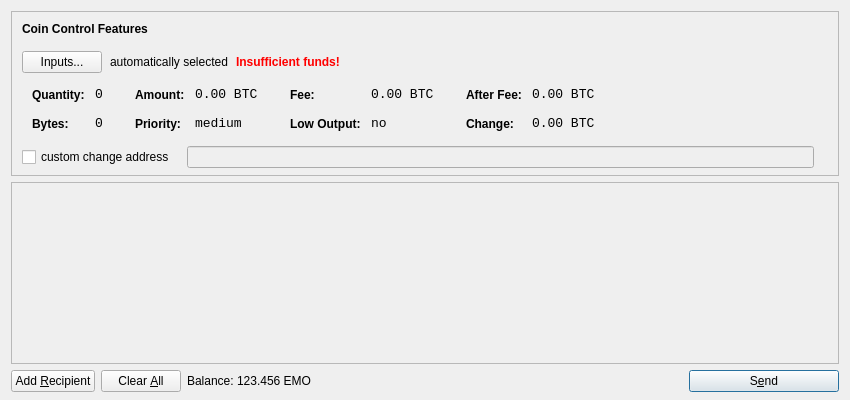
<?xml version="1.0" encoding="UTF-8"?>
<ui version="4.0">
 <class>SendCoinsDialog</class>
 <widget class="QDialog" name="SendCoinsDialog">
  <property name="geometry">
   <rect>
    <x>0</x>
    <y>0</y>
    <width>850</width>
    <height>400</height>
   </rect>
  </property>
  <property name="windowTitle">
   <string>Send Coins</string>
  </property>
  <layout class="QVBoxLayout" name="verticalLayout" stretch="0,1,0">
   <property name="bottomMargin">
    <number>8</number>
   </property>
   <item>
    <widget class="QFrame" name="frameCoinControl">
     <property name="sizePolicy">
      <sizepolicy hsizetype="Expanding" vsizetype="Expanding">
       <horstretch>0</horstretch>
       <verstretch>0</verstretch>
      </sizepolicy>
     </property>
     <property name="maximumSize">
      <size>
       <width>16777215</width>
       <height>16777215</height>
      </size>
     </property>
     <property name="frameShape">
      <enum>QFrame::StyledPanel</enum>
     </property>
     <property name="frameShadow">
      <enum>QFrame::Sunken</enum>
     </property>
     <layout class="QVBoxLayout" name="verticalLayoutCoinControl2">
      <property name="spacing">
       <number>-1</number>
      </property>
      <property name="leftMargin">
       <number>0</number>
      </property>
      <property name="topMargin">
       <number>0</number>
      </property>
      <property name="rightMargin">
       <number>0</number>
      </property>
      <property name="bottomMargin">
       <number>6</number>
      </property>
      <item>
       <layout class="QVBoxLayout" name="verticalLayoutCoinControl" stretch="0,0,0,0,1">
        <property name="spacing">
         <number>0</number>
        </property>
        <property name="leftMargin">
         <number>10</number>
        </property>
        <property name="topMargin">
         <number>10</number>
        </property>
        <item>
         <layout class="QHBoxLayout" name="horizontalLayoutCoinControl1">
          <property name="bottomMargin">
           <number>15</number>
          </property>
          <item>
           <widget class="QLabel" name="labelCoinControlFeatures">
            <property name="sizePolicy">
             <sizepolicy hsizetype="Preferred" vsizetype="Maximum">
              <horstretch>0</horstretch>
              <verstretch>0</verstretch>
             </sizepolicy>
            </property>
            <property name="font">
             <font>
              <weight>75</weight>
              <bold>true</bold>
             </font>
            </property>
            <property name="styleSheet">
             <string notr="true">font-weight:bold;</string>
            </property>
            <property name="text">
             <string>Coin Control Features</string>
            </property>
           </widget>
          </item>
         </layout>
        </item>
        <item>
         <layout class="QHBoxLayout" name="horizontalLayoutCoinControl2" stretch="0,0,0,0">
          <property name="spacing">
           <number>8</number>
          </property>
          <property name="bottomMargin">
           <number>10</number>
          </property>
          <item>
           <widget class="QPushButton" name="pushButtonCoinControl">
            <property name="styleSheet">
             <string notr="true"/>
            </property>
            <property name="text">
             <string>Inputs...</string>
            </property>
           </widget>
          </item>
          <item>
           <widget class="QLabel" name="labelCoinControlAutomaticallySelected">
            <property name="text">
             <string>automatically selected</string>
            </property>
            <property name="margin">
             <number>5</number>
            </property>
           </widget>
          </item>
          <item>
           <widget class="QLabel" name="labelCoinControlInsuffFunds">
            <property name="font">
             <font>
              <weight>75</weight>
              <bold>true</bold>
             </font>
            </property>
            <property name="styleSheet">
             <string notr="true">color:red;font-weight:bold;</string>
            </property>
            <property name="text">
             <string>Insufficient funds!</string>
            </property>
            <property name="margin">
             <number>5</number>
            </property>
           </widget>
          </item>
          <item>
           <spacer name="horizontalSpacerCoinControl">
            <property name="orientation">
             <enum>Qt::Horizontal</enum>
            </property>
            <property name="sizeHint" stdset="0">
             <size>
              <width>40</width>
              <height>1</height>
             </size>
            </property>
           </spacer>
          </item>
         </layout>
        </item>
        <item>
         <widget class="QWidget" name="widgetCoinControl" native="true">
          <property name="sizePolicy">
           <sizepolicy hsizetype="Preferred" vsizetype="Preferred">
            <horstretch>0</horstretch>
            <verstretch>0</verstretch>
           </sizepolicy>
          </property>
          <property name="minimumSize">
           <size>
            <width>0</width>
            <height>0</height>
           </size>
          </property>
          <property name="styleSheet">
           <string notr="true"/>
          </property>
          <layout class="QHBoxLayout" name="horizontalLayoutCoinControl5">
           <property name="margin">
            <number>0</number>
           </property>
           <item>
            <layout class="QHBoxLayout" name="horizontalLayoutCoinControl3" stretch="0,0,0,1">
             <property name="spacing">
              <number>20</number>
             </property>
             <property name="topMargin">
              <number>0</number>
             </property>
             <property name="bottomMargin">
              <number>10</number>
             </property>
             <item>
              <layout class="QFormLayout" name="formLayoutCoinControl1">
               <property name="horizontalSpacing">
                <number>10</number>
               </property>
               <property name="verticalSpacing">
                <number>14</number>
               </property>
               <property name="leftMargin">
                <number>10</number>
               </property>
               <property name="topMargin">
                <number>4</number>
               </property>
               <property name="rightMargin">
                <number>6</number>
               </property>
               <item row="0" column="0">
                <widget class="QLabel" name="labelCoinControlQuantityText">
                 <property name="styleSheet">
                  <string notr="true">font-weight:bold;</string>
                 </property>
                 <property name="text">
                  <string>Quantity:</string>
                 </property>
                 <property name="margin">
                  <number>0</number>
                 </property>
                </widget>
               </item>
               <item row="0" column="1">
                <widget class="QLabel" name="labelCoinControlQuantity">
                 <property name="font">
                  <font>
                   <family>Monospace</family>
                   <pointsize>10</pointsize>
                  </font>
                 </property>
                 <property name="cursor">
                  <cursorShape>IBeamCursor</cursorShape>
                 </property>
                 <property name="contextMenuPolicy">
                  <enum>Qt::ActionsContextMenu</enum>
                 </property>
                 <property name="text">
                  <string notr="true">0</string>
                 </property>
                 <property name="margin">
                  <number>0</number>
                 </property>
                 <property name="textInteractionFlags">
                  <set>Qt::LinksAccessibleByMouse|Qt::TextSelectableByKeyboard|Qt::TextSelectableByMouse</set>
                 </property>
                </widget>
               </item>
               <item row="1" column="0">
                <widget class="QLabel" name="labelCoinControlBytesText">
                 <property name="styleSheet">
                  <string notr="true">font-weight:bold;</string>
                 </property>
                 <property name="text">
                  <string>Bytes:</string>
                 </property>
                </widget>
               </item>
               <item row="1" column="1">
                <widget class="QLabel" name="labelCoinControlBytes">
                 <property name="font">
                  <font>
                   <family>Monospace</family>
                   <pointsize>10</pointsize>
                  </font>
                 </property>
                 <property name="cursor">
                  <cursorShape>IBeamCursor</cursorShape>
                 </property>
                 <property name="contextMenuPolicy">
                  <enum>Qt::ActionsContextMenu</enum>
                 </property>
                 <property name="text">
                  <string notr="true">0</string>
                 </property>
                 <property name="textInteractionFlags">
                  <set>Qt::LinksAccessibleByMouse|Qt::TextSelectableByKeyboard|Qt::TextSelectableByMouse</set>
                 </property>
                </widget>
               </item>
              </layout>
             </item>
             <item>
              <layout class="QFormLayout" name="formLayoutCoinControl2">
               <property name="horizontalSpacing">
                <number>10</number>
               </property>
               <property name="verticalSpacing">
                <number>14</number>
               </property>
               <property name="leftMargin">
                <number>6</number>
               </property>
               <property name="topMargin">
                <number>4</number>
               </property>
               <property name="rightMargin">
                <number>6</number>
               </property>
               <item row="0" column="0">
                <widget class="QLabel" name="labelCoinControlAmountText">
                 <property name="styleSheet">
                  <string notr="true">font-weight:bold;</string>
                 </property>
                 <property name="text">
                  <string>Amount:</string>
                 </property>
                 <property name="margin">
                  <number>0</number>
                 </property>
                </widget>
               </item>
               <item row="0" column="1">
                <widget class="QLabel" name="labelCoinControlAmount">
                 <property name="font">
                  <font>
                   <family>Monospace</family>
                   <pointsize>10</pointsize>
                  </font>
                 </property>
                 <property name="cursor">
                  <cursorShape>IBeamCursor</cursorShape>
                 </property>
                 <property name="contextMenuPolicy">
                  <enum>Qt::ActionsContextMenu</enum>
                 </property>
                 <property name="text">
                  <string notr="true">0.00 BTC</string>
                 </property>
                 <property name="textInteractionFlags">
                  <set>Qt::LinksAccessibleByMouse|Qt::TextSelectableByKeyboard|Qt::TextSelectableByMouse</set>
                 </property>
                </widget>
               </item>
               <item row="1" column="0">
                <widget class="QLabel" name="labelCoinControlPriorityText">
                 <property name="styleSheet">
                  <string notr="true">font-weight:bold;</string>
                 </property>
                 <property name="text">
                  <string>Priority:</string>
                 </property>
                </widget>
               </item>
               <item row="1" column="1">
                <widget class="QLabel" name="labelCoinControlPriority">
                 <property name="font">
                  <font>
                   <family>Monospace</family>
                   <pointsize>10</pointsize>
                  </font>
                 </property>
                 <property name="cursor">
                  <cursorShape>IBeamCursor</cursorShape>
                 </property>
                 <property name="contextMenuPolicy">
                  <enum>Qt::ActionsContextMenu</enum>
                 </property>
                 <property name="text">
                  <string>medium</string>
                 </property>
                 <property name="textInteractionFlags">
                  <set>Qt::LinksAccessibleByMouse|Qt::TextSelectableByKeyboard|Qt::TextSelectableByMouse</set>
                 </property>
                </widget>
               </item>
              </layout>
             </item>
             <item>
              <layout class="QFormLayout" name="formLayoutCoinControl3">
               <property name="horizontalSpacing">
                <number>10</number>
               </property>
               <property name="verticalSpacing">
                <number>14</number>
               </property>
               <property name="leftMargin">
                <number>6</number>
               </property>
               <property name="topMargin">
                <number>4</number>
               </property>
               <property name="rightMargin">
                <number>6</number>
               </property>
               <item row="0" column="0">
                <widget class="QLabel" name="labelCoinControlFeeText">
                 <property name="styleSheet">
                  <string notr="true">font-weight:bold;</string>
                 </property>
                 <property name="text">
                  <string>Fee:</string>
                 </property>
                 <property name="margin">
                  <number>0</number>
                 </property>
                </widget>
               </item>
               <item row="0" column="1">
                <widget class="QLabel" name="labelCoinControlFee">
                 <property name="font">
                  <font>
                   <family>Monospace</family>
                   <pointsize>10</pointsize>
                  </font>
                 </property>
                 <property name="cursor">
                  <cursorShape>IBeamCursor</cursorShape>
                 </property>
                 <property name="contextMenuPolicy">
                  <enum>Qt::ActionsContextMenu</enum>
                 </property>
                 <property name="text">
                  <string notr="true">0.00 BTC</string>
                 </property>
                 <property name="textInteractionFlags">
                  <set>Qt::LinksAccessibleByMouse|Qt::TextSelectableByKeyboard|Qt::TextSelectableByMouse</set>
                 </property>
                </widget>
               </item>
               <item row="1" column="0">
                <widget class="QLabel" name="labelCoinControlLowOutputText">
                 <property name="styleSheet">
                  <string notr="true">font-weight:bold;</string>
                 </property>
                 <property name="text">
                  <string>Low Output:</string>
                 </property>
                </widget>
               </item>
               <item row="1" column="1">
                <widget class="QLabel" name="labelCoinControlLowOutput">
                 <property name="font">
                  <font>
                   <family>Monospace</family>
                   <pointsize>10</pointsize>
                  </font>
                 </property>
                 <property name="cursor">
                  <cursorShape>IBeamCursor</cursorShape>
                 </property>
                 <property name="contextMenuPolicy">
                  <enum>Qt::ActionsContextMenu</enum>
                 </property>
                 <property name="text">
                  <string>no</string>
                 </property>
                 <property name="textInteractionFlags">
                  <set>Qt::LinksAccessibleByMouse|Qt::TextSelectableByKeyboard|Qt::TextSelectableByMouse</set>
                 </property>
                </widget>
               </item>
              </layout>
             </item>
             <item>
              <layout class="QFormLayout" name="formLayoutCoinControl4">
               <property name="horizontalSpacing">
                <number>10</number>
               </property>
               <property name="verticalSpacing">
                <number>14</number>
               </property>
               <property name="leftMargin">
                <number>6</number>
               </property>
               <property name="topMargin">
                <number>4</number>
               </property>
               <property name="rightMargin">
                <number>6</number>
               </property>
               <item row="0" column="0">
                <widget class="QLabel" name="labelCoinControlAfterFeeText">
                 <property name="styleSheet">
                  <string notr="true">font-weight:bold;</string>
                 </property>
                 <property name="text">
                  <string>After Fee:</string>
                 </property>
                 <property name="margin">
                  <number>0</number>
                 </property>
                </widget>
               </item>
               <item row="0" column="1">
                <widget class="QLabel" name="labelCoinControlAfterFee">
                 <property name="font">
                  <font>
                   <family>Monospace</family>
                   <pointsize>10</pointsize>
                  </font>
                 </property>
                 <property name="cursor">
                  <cursorShape>IBeamCursor</cursorShape>
                 </property>
                 <property name="contextMenuPolicy">
                  <enum>Qt::ActionsContextMenu</enum>
                 </property>
                 <property name="text">
                  <string notr="true">0.00 BTC</string>
                 </property>
                 <property name="textInteractionFlags">
                  <set>Qt::LinksAccessibleByMouse|Qt::TextSelectableByKeyboard|Qt::TextSelectableByMouse</set>
                 </property>
                </widget>
               </item>
               <item row="1" column="0">
                <widget class="QLabel" name="labelCoinControlChangeText">
                 <property name="styleSheet">
                  <string notr="true">font-weight:bold;</string>
                 </property>
                 <property name="text">
                  <string>Change:</string>
                 </property>
                </widget>
               </item>
               <item row="1" column="1">
                <widget class="QLabel" name="labelCoinControlChange">
                 <property name="font">
                  <font>
                   <family>Monospace</family>
                   <pointsize>10</pointsize>
                  </font>
                 </property>
                 <property name="cursor">
                  <cursorShape>IBeamCursor</cursorShape>
                 </property>
                 <property name="contextMenuPolicy">
                  <enum>Qt::ActionsContextMenu</enum>
                 </property>
                 <property name="text">
                  <string notr="true">0.00 BTC</string>
                 </property>
                 <property name="textInteractionFlags">
                  <set>Qt::LinksAccessibleByMouse|Qt::TextSelectableByKeyboard|Qt::TextSelectableByMouse</set>
                 </property>
                </widget>
               </item>
              </layout>
             </item>
            </layout>
           </item>
          </layout>
         </widget>
        </item>
        <item>
         <layout class="QHBoxLayout" name="horizontalLayoutCoinControl4" stretch="0,0,0">
          <property name="spacing">
           <number>12</number>
          </property>
          <property name="sizeConstraint">
           <enum>QLayout::SetDefaultConstraint</enum>
          </property>
          <property name="topMargin">
           <number>5</number>
          </property>
          <property name="rightMargin">
           <number>5</number>
          </property>
          <item>
           <widget class="QCheckBox" name="checkBoxCoinControlChange">
            <property name="text">
             <string>custom change address</string>
            </property>
           </widget>
          </item>
          <item>
           <widget class="QLineEdit" name="lineEditCoinControlChange">
            <property name="enabled">
             <bool>false</bool>
            </property>
            <property name="sizePolicy">
             <sizepolicy hsizetype="Expanding" vsizetype="Fixed">
              <horstretch>0</horstretch>
              <verstretch>0</verstretch>
             </sizepolicy>
            </property>
           </widget>
          </item>
          <item>
           <widget class="QLabel" name="labelCoinControlChangeLabel">
            <property name="sizePolicy">
             <sizepolicy hsizetype="Preferred" vsizetype="Expanding">
              <horstretch>0</horstretch>
              <verstretch>0</verstretch>
             </sizepolicy>
            </property>
            <property name="minimumSize">
             <size>
              <width>0</width>
              <height>0</height>
             </size>
            </property>
            <property name="text">
             <string/>
            </property>
            <property name="margin">
             <number>3</number>
            </property>
           </widget>
          </item>
         </layout>
        </item>
        <item>
         <spacer name="verticalSpacerCoinControl">
          <property name="orientation">
           <enum>Qt::Vertical</enum>
          </property>
          <property name="sizeHint" stdset="0">
           <size>
            <width>800</width>
            <height>1</height>
           </size>
          </property>
         </spacer>
        </item>
       </layout>
      </item>
     </layout>
    </widget>
   </item>
   <item>
    <widget class="QScrollArea" name="scrollArea">
     <property name="widgetResizable">
      <bool>true</bool>
     </property>
     <widget class="QWidget" name="scrollAreaWidgetContents">
      <property name="geometry">
       <rect>
        <x>0</x>
        <y>0</y>
        <width>830</width>
        <height>165</height>
       </rect>
      </property>
      <layout class="QVBoxLayout" name="verticalLayout_2">
       <property name="margin">
        <number>0</number>
       </property>
       <item>
        <layout class="QVBoxLayout" name="entries">
         <property name="spacing">
          <number>6</number>
         </property>
        </layout>
       </item>
       <item>
        <spacer name="verticalSpacer">
         <property name="orientation">
          <enum>Qt::Vertical</enum>
         </property>
         <property name="sizeHint" stdset="0">
          <size>
           <width>20</width>
           <height>40</height>
          </size>
         </property>
        </spacer>
       </item>
      </layout>
     </widget>
    </widget>
   </item>
   <item>
    <layout class="QHBoxLayout" name="horizontalLayout">
     <item>
      <widget class="QPushButton" name="addButton">
       <property name="toolTip">
        <string>Send to multiple recipients at once</string>
       </property>
       <property name="text">
        <string>Add &amp;Recipient</string>
       </property>
       <property name="icon">
        <iconset resource="../bitcoin.qrc">
         <normaloff>:/icons/add</normaloff>:/icons/add</iconset>
       </property>
       <property name="autoDefault">
        <bool>false</bool>
       </property>
      </widget>
     </item>
     <item>
      <widget class="QPushButton" name="clearButton">
       <property name="sizePolicy">
        <sizepolicy hsizetype="Minimum" vsizetype="Fixed">
         <horstretch>0</horstretch>
         <verstretch>0</verstretch>
        </sizepolicy>
       </property>
       <property name="toolTip">
        <string>Remove all transaction fields</string>
       </property>
       <property name="text">
        <string>Clear &amp;All</string>
       </property>
       <property name="icon">
        <iconset resource="../bitcoin.qrc">
         <normaloff>:/icons/remove</normaloff>:/icons/remove</iconset>
       </property>
       <property name="autoRepeatDelay">
        <number>300</number>
       </property>
       <property name="autoDefault">
        <bool>false</bool>
       </property>
      </widget>
     </item>
     <item>
      <layout class="QHBoxLayout" name="horizontalLayout_2">
       <property name="spacing">
        <number>3</number>
       </property>
       <item>
        <widget class="QLabel" name="label">
         <property name="text">
          <string>Balance:</string>
         </property>
        </widget>
       </item>
       <item>
        <widget class="QLabel" name="labelBalance">
         <property name="cursor">
          <cursorShape>IBeamCursor</cursorShape>
         </property>
         <property name="text">
          <string>123.456 EMO</string>
         </property>
         <property name="textInteractionFlags">
          <set>Qt::LinksAccessibleByMouse|Qt::TextSelectableByKeyboard|Qt::TextSelectableByMouse</set>
         </property>
        </widget>
       </item>
      </layout>
     </item>
     <item>
      <spacer name="horizontalSpacer">
       <property name="orientation">
        <enum>Qt::Horizontal</enum>
       </property>
       <property name="sizeHint" stdset="0">
        <size>
         <width>40</width>
         <height>20</height>
        </size>
       </property>
      </spacer>
     </item>
     <item>
      <widget class="QPushButton" name="sendButton">
       <property name="minimumSize">
        <size>
         <width>150</width>
         <height>0</height>
        </size>
       </property>
       <property name="toolTip">
        <string>Confirm the send action</string>
       </property>
       <property name="text">
        <string>S&amp;end</string>
       </property>
       <property name="icon">
        <iconset resource="../bitcoin.qrc">
         <normaloff>:/icons/send</normaloff>:/icons/send</iconset>
       </property>
       <property name="default">
        <bool>true</bool>
       </property>
      </widget>
     </item>
    </layout>
   </item>
  </layout>
 </widget>
 <resources>
  <include location="../bitcoin.qrc"/>
 </resources>
 <connections/>
</ui>
